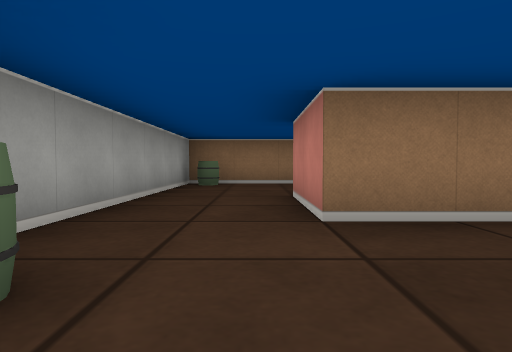
view 1 (above)

13 first-person views from a walk through a cub3D ray-caster map. The camera is about half as high as the walls, tilts 2° down and sees 75° across. The floor is counted in squares. Each view is taken from the middle of a square. On the plan, view 1 faces up. The plan holds only what a view shows up to about 9 squares ahead; the rest is blank.

view 2
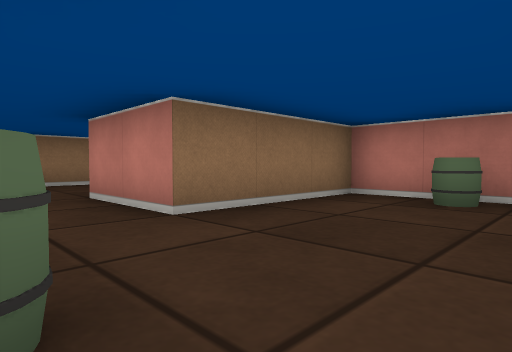

view 3
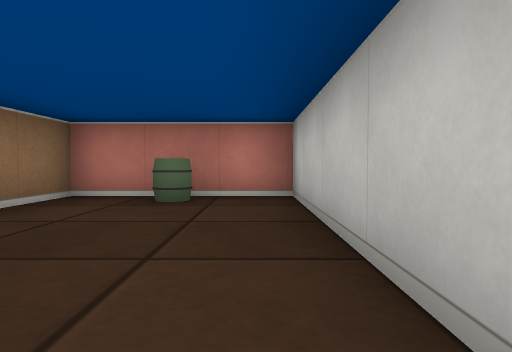

view 4
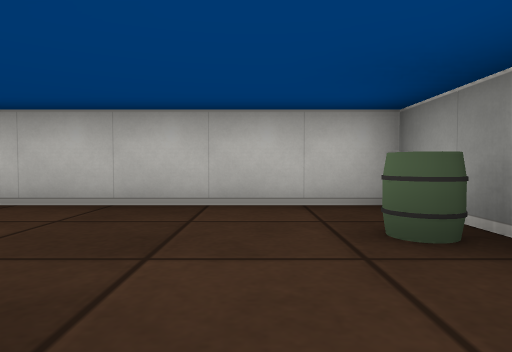

view 5
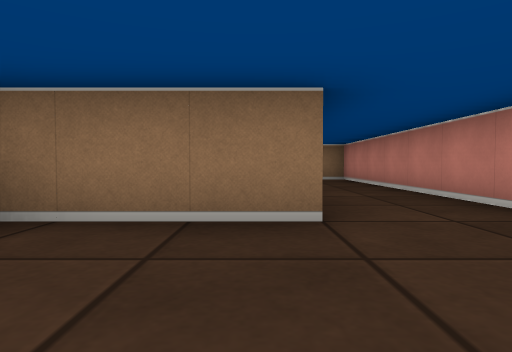

view 6
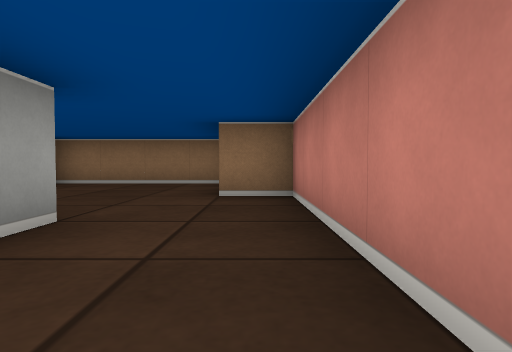

view 7
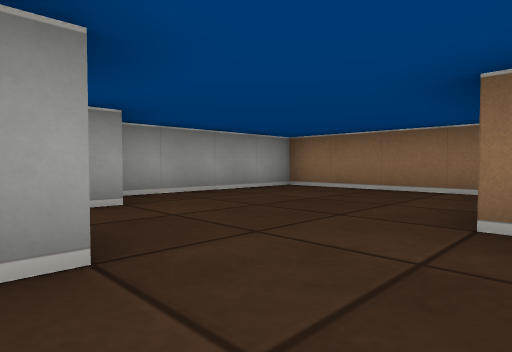

view 8
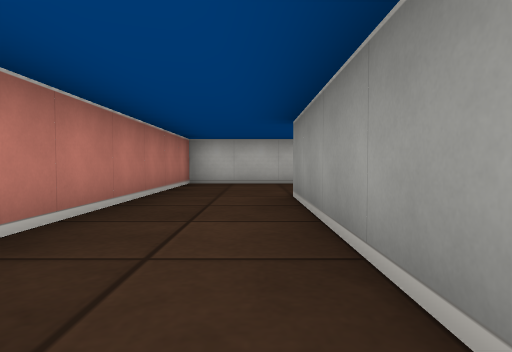

view 9
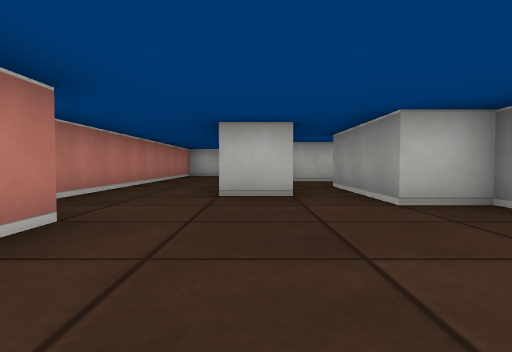

view 10
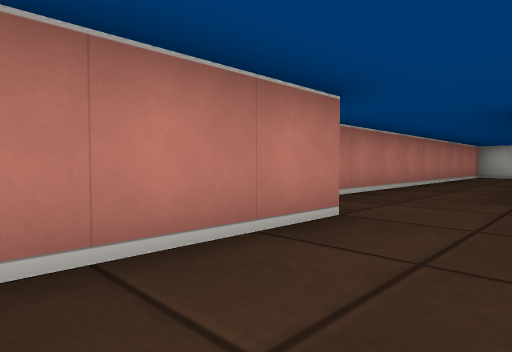

view 11
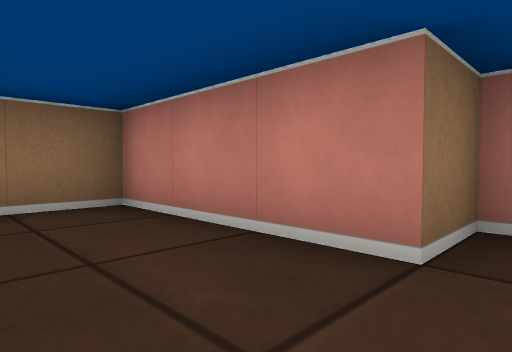

view 12
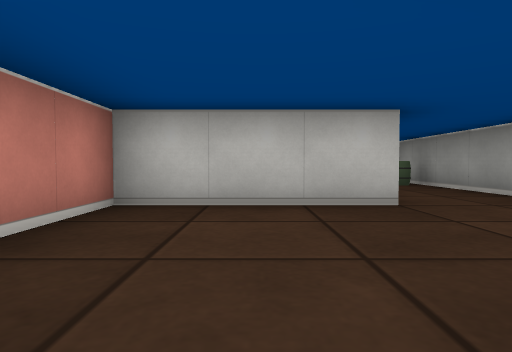

view 13
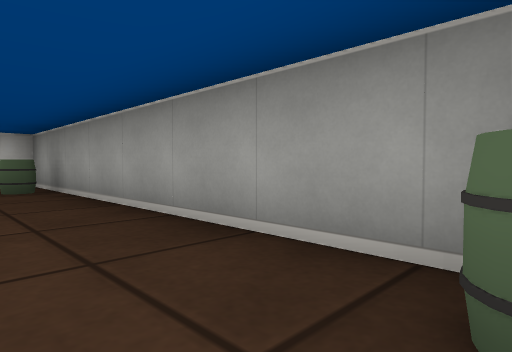

### Floor plan
Points are (right, up) in squares from view 1. A wall is a line through its corners. A room is listed if a view was taken in it or the views show most of it. See-through windows are left out.
Room 1 (views 1, 2, 3, 4)
walls: (-1.5, 4.5) (-1.5, -0.5) (3.5, -0.5) (3.5, 2.5) (0.5, 2.5) (0.5, 4.5)
ways out: opening at (-0.5, 3.5) to room 2
objects: barrel (-1, 1); barrel (3, 1)
Room 2 (views 5, 6, 7, 8, 9, 10, 11, 12, 13)
walls: (0.5, 12.5) (1.5, 12.5) (1.5, 7.5) (-1.5, 7.5) (-1.5, 4.5); (0.5, 4.5) (3.5, 4.5) (3.5, 14.5) (2.5, 14.5) (2.5, 17.5) (-1.5, 17.5) (-1.5, 13.5) (-0.5, 13.5) (-0.5, 10.5)
ways out: opening at (-0.5, 3.5) to room 1; opening at (0, 11.5)
objects: barrel (-1, 7)

Where each view was taken, in squares from view 1:
view 1: 0 up, 0 right, facing up
view 2: 0 up, 1 left, facing up-right
view 3: 0 up, 1 left, facing right
view 4: 3 up, 0 right, facing down
view 5: 5 up, 1 right, facing up
view 6: 10 up, 3 right, facing up
view 7: 12 up, 3 right, facing up-left
view 8: 12 up, 2 right, facing down
view 9: 17 up, 1 right, facing down
view 10: 17 up, 1 right, facing down-right
view 11: 14 up, 1 right, facing up-right
view 12: 8 up, 2 right, facing down
view 13: 7 up, 0 right, facing down-left
